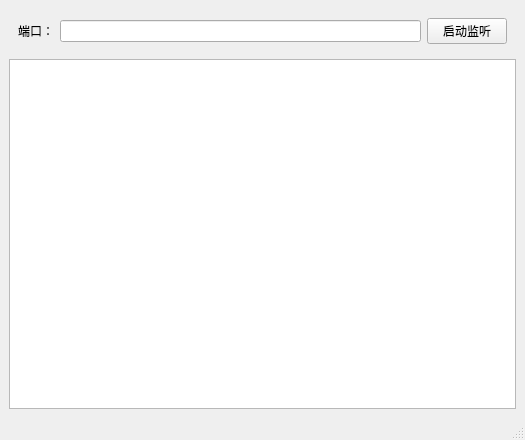
<?xml version="1.0" encoding="UTF-8"?>
<ui version="4.0">
 <class>MainWindow</class>
 <widget class="QMainWindow" name="MainWindow">
  <property name="geometry">
   <rect>
    <x>0</x>
    <y>0</y>
    <width>525</width>
    <height>440</height>
   </rect>
  </property>
  <property name="windowTitle">
   <string>MainWindow</string>
  </property>
  <widget class="QWidget" name="centralwidget">
   <layout class="QVBoxLayout" name="verticalLayout">
    <item alignment="Qt::AlignTop">
     <widget class="QWidget" name="widget" native="true">
      <layout class="QHBoxLayout" name="horizontalLayout">
       <item>
        <widget class="QLabel" name="label">
         <property name="text">
          <string>端口：</string>
         </property>
        </widget>
       </item>
       <item>
        <widget class="QLineEdit" name="port"/>
       </item>
       <item>
        <widget class="QPushButton" name="listen">
         <property name="text">
          <string>启动监听</string>
         </property>
        </widget>
       </item>
      </layout>
     </widget>
    </item>
    <item>
     <widget class="QTableView" name="table"/>
    </item>
   </layout>
  </widget>
  <widget class="QMenuBar" name="menubar">
   <property name="geometry">
    <rect>
     <x>0</x>
     <y>0</y>
     <width>525</width>
     <height>26</height>
    </rect>
   </property>
  </widget>
  <widget class="QStatusBar" name="statusbar"/>
 </widget>
 <resources/>
 <connections/>
</ui>
